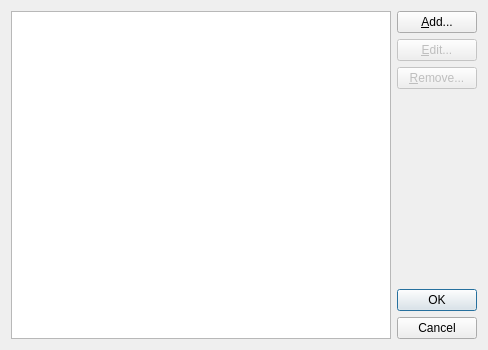
<ui version="4.0" >
 <class>serversDialog</class>
 <widget class="QDialog" name="serversDialog" >
  <property name="windowModality" >
   <enum>Qt::ApplicationModal</enum>
  </property>
  <property name="geometry" >
   <rect>
    <x>0</x>
    <y>0</y>
    <width>488</width>
    <height>350</height>
   </rect>
  </property>
  <property name="sizePolicy" >
   <sizepolicy vsizetype="Expanding" hsizetype="Expanding" >
    <horstretch>0</horstretch>
    <verstretch>0</verstretch>
   </sizepolicy>
  </property>
  <property name="windowTitle" >
   <string>Manager Servers</string>
  </property>
  <layout class="QHBoxLayout" name="horizontalLayout" >
   <item>
    <widget class="QListWidget" name="serverList" />
   </item>
   <item>
    <layout class="QVBoxLayout" name="verticalLayout" >
     <item>
      <widget class="QPushButton" name="addButton" >
       <property name="text" >
        <string>&amp;Add...</string>
       </property>
      </widget>
     </item>
     <item>
      <widget class="QPushButton" name="editButton" >
       <property name="enabled" >
        <bool>false</bool>
       </property>
       <property name="text" >
        <string>&amp;Edit...</string>
       </property>
      </widget>
     </item>
     <item>
      <widget class="QPushButton" name="removeButton" >
       <property name="enabled" >
        <bool>false</bool>
       </property>
       <property name="text" >
        <string>&amp;Remove...</string>
       </property>
      </widget>
     </item>
     <item>
      <spacer name="verticalSpacer" >
       <property name="orientation" >
        <enum>Qt::Vertical</enum>
       </property>
       <property name="sizeType" >
        <enum>QSizePolicy::MinimumExpanding</enum>
       </property>
       <property name="sizeHint" stdset="0" >
        <size>
         <width>17</width>
         <height>128</height>
        </size>
       </property>
      </spacer>
     </item>
     <item>
      <widget class="QDialogButtonBox" name="buttonBox" >
       <property name="sizePolicy" >
        <sizepolicy vsizetype="Maximum" hsizetype="Minimum" >
         <horstretch>0</horstretch>
         <verstretch>0</verstretch>
        </sizepolicy>
       </property>
       <property name="orientation" >
        <enum>Qt::Vertical</enum>
       </property>
       <property name="standardButtons" >
        <set>QDialogButtonBox::Cancel|QDialogButtonBox::Ok</set>
       </property>
      </widget>
     </item>
    </layout>
   </item>
  </layout>
 </widget>
 <resources/>
 <connections/>
</ui>
